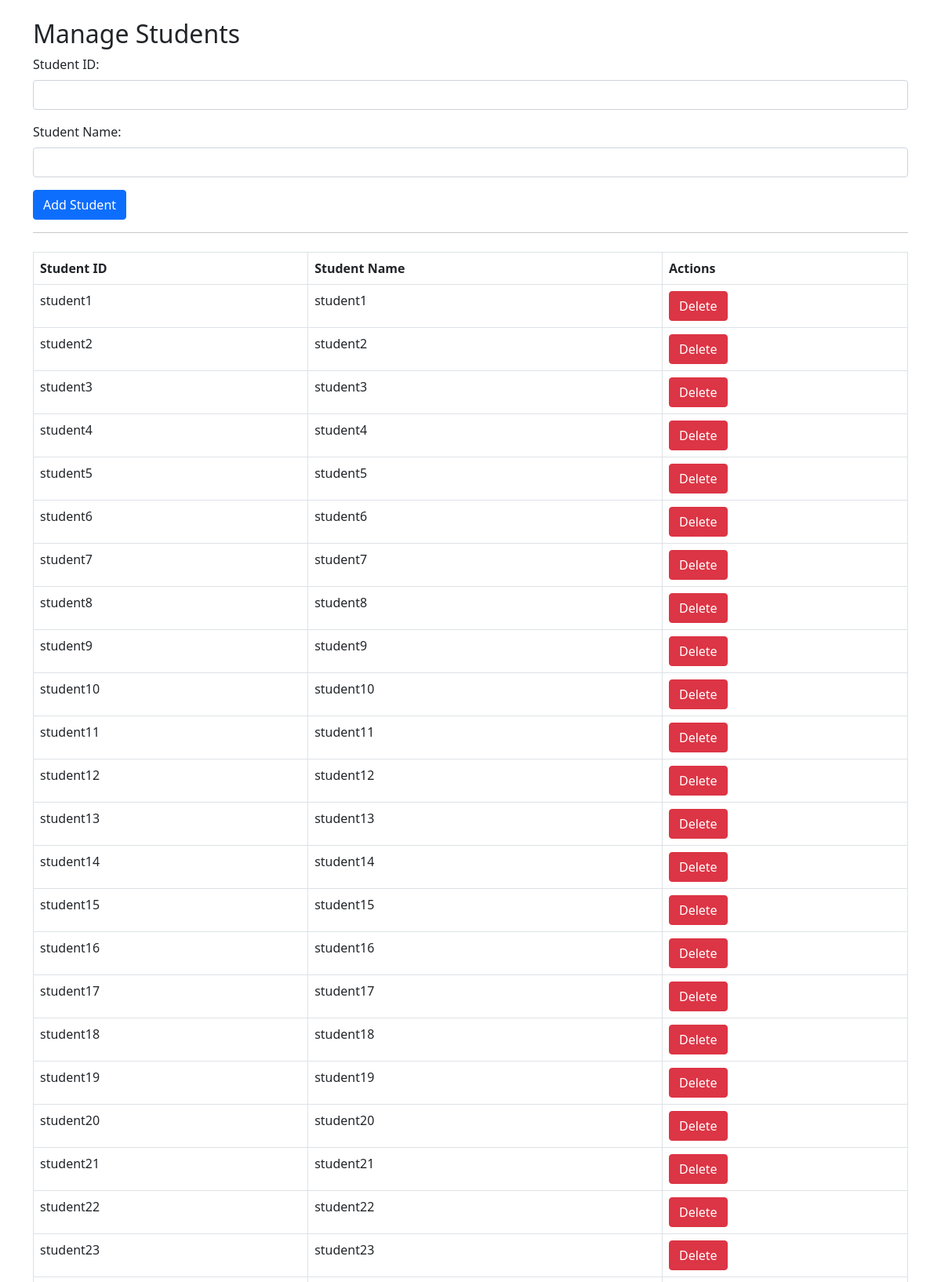
Page /manage_students (upper part) on the committed database.
### tables this page shows
CREATE TABLE Students (
    student_id TEXT PRIMARY KEY,
    password TEXT NOT NULL,
    student_name TEXT NOT NULL,
    department TEXT NOT NULL,
    year TEXT NOT NULL,
    semester TEXT NOT NULL
);

### index.py (the view)
@app.route('/manage_students')
def manage_students():
    conn = get_db_connection()
    cursor = conn.cursor()
    cursor.execute('SELECT * FROM Students')
    students = cursor.fetchall()
    conn.close()
    return render_template('manage_students.html', students=students)

### index.py (called while the page is built)
def get_db_connection():
    conn = sqlite3.connect('users.db')
    conn.row_factory = sqlite3.Row
    return conn

### templates/manage_students.html (shortened to what this page needs)
<!DOCTYPE html>
<html lang="en">
<head>
    <link rel="stylesheet" href="{{ url_for('static', filename='css/bootstrap.css') }}">
</head>
<body>
<div class="container">
    <h2 class="mt-4">Manage Students</h2>
    <form method="POST" action="{{ url_for('add_student') }}">
        <div class="mb-3">
            <label for="student_id" class="form-label">Student ID:</label>
            <input type="text" class="form-control" name="student_id" required>
        </div>
        <div class="mb-3">
            <label for="student_name" class="form-label">Student Name:</label>
            <input type="text" class="form-control" name="student_name" required>
        </div>
        <button type="submit" class="btn btn-primary">Add Student</button>
    </form>
    <hr>
    <table class="table table-bordered mt-4">
        <thead class="thead-light">
            <tr>
                <th>Student ID</th>
                <th>Student Name</th>
                <th>Actions</th>
            </tr>
        </thead>
        <tbody>
            {% for student in students %}
            <tr>
                <td>{{ student[0] }}</td>
                <td>{{ student[1] }}</td>
                <td>
                    <form method="POST" action="{{ url_for('delete_student', student_id=student[0]) }}">
                        <button type="submit" class="btn btn-danger">Delete</button>
                    </form>
                </td>
            </tr>
            {% endfor %}
        </tbody>
    </table>
</div>
</body>
</html>

### rows in the picture
Students: student_id "student1", password "student1"
Students: student_id "student2", password "student2"
Students: student_id "student3", password "student3"
Students: student_id "student4", password "student4"
Students: student_id "student5", password "student5"
Students: student_id "student6", password "student6"
Students: student_id "student7", password "student7"
Students: student_id "student8", password "student8"
Students: student_id "student9", password "student9"
Students: student_id "student10", password "student10"
Students: student_id "student11", password "student11"
Students: student_id "student12", password "student12"
Students: student_id "student13", password "student13"
Students: student_id "student14", password "student14"
Students: student_id "student15", password "student15"
Students: student_id "student16", password "student16"
Students: student_id "student17", password "student17"
Students: student_id "student18", password "student18"
Students: student_id "student19", password "student19"
Students: student_id "student20", password "student20"
Students: student_id "student21", password "student21"
Students: student_id "student22", password "student22"
Students: student_id "student23", password "student23"
